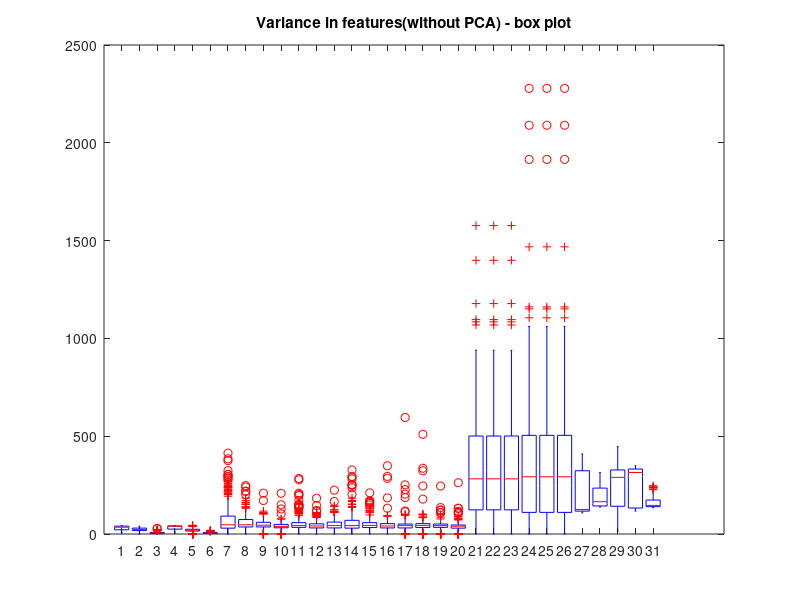
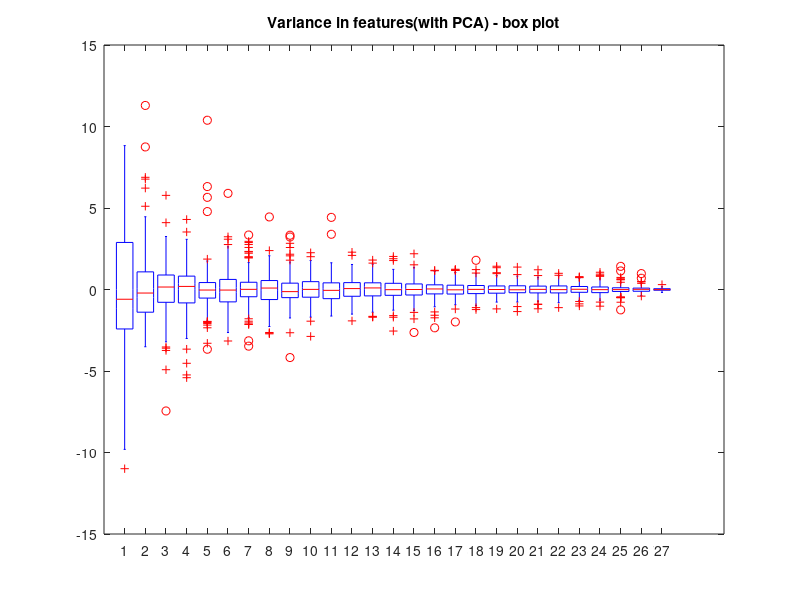

These charts were generated, in order, by the following MATLAB code: (Note: this script raises an error after producing the figures.)
% read in data
data_tmp = dlmread('features.csv');


data_X = data_tmp(:,1:end-1);
data_Y = data_tmp(:,end);

%%n-by-p data matrix data_X(162X20)5 function for each sensor
% Perform a principal component analysis of the data.
% [coefs,score,latent,tsquare] = princomp(zscore(data_X));
[coefs,score,latent,tsquare] = pca(zscore(data_X));

%COEFF is a p-by-p matrix (15X15), each column containing coefficients for one principal component. 
%'coeff' are the principal component vectors. These are the eigenvectors of the covariance matrix.
%The columns are in order of decreasing component variance.

%SCORE, the principal component scores(PC1,PC2,..PCp~PC32); that is, the representation of X in the principal component space. 
%Rows of SCORE correspond to observations, columns to components.

%latent -> a vector containing the eigenvalues of the covariance matrix of X

%%%%%%%%%%%%%%Variance Check START%%%%%%%%%%%%%%%%%%%%%
figure(1)
boxplot(data_X)
title('Variance in features(without PCA) - box plot')
figure(2)
boxplot(score)
title('Variance in features(with PCA) - box plot')
%%%%%%%%%%%%%%Variance Check END%%%%%%%%%%%%%%%%%%%%%

% sensors = {'al','ar', 'emgl', 'emgr', 'gl', 'gr', 'ol', 'or' };
% sensors_feature_count = {3, 23, 8, 8, 3, 23, 3 , 3};
% vbls = {};
% for i = 1:length(sensors)
%     tmp = cell2mat(sensors_feature_count(i));
%     for j = 1:tmp
%         name = strcat(sensors(i), num2str(j));
%         vbls = [vbls, {name}];
%     end
% end

vbls = {};
for i = 1:size(data_X, 2)
    val = strcat('X', num2str(i));
    val = char(val);
    vbls = [vbls, val];
end
obls = char(data_Y);

%%%%%%%%%%%%%%For first two Principal Components START%%%%%%%%%%%%%%%%%%%%%
figure(3)
biplot(coefs(:,1:2),'scores',score(:,1:2),'varlabels',vbls,'obsLabels',obls);
title('First two PC -- Biplot')
figure(6)
colors = jet(10);
gscatter(score(:,1),score(:,2),data_Y,colors,['.','.','.','.','.','.','.','.','.','.']);
title('First two PC -- ScatterPlot')
xlabel('PC1');
ylabel('PC2');
%%%%%%%%%%%%%%For first two Principal Components END%%%%%%%%%%%%%%%%%%%%%%%

% %%%%%%%%%%%%%%For first three Principal Components START%%%%%%%%%%%%%%%%%%%
figure(7)
biplot(coefs(:,1:3),'scores',score(:,1:3),'varlabels',vbls,'obsLabels',obls);
title('First three PC -- Biplot')
figure(8)
[unique_groups, ~, group_idx] = unique(data_Y);
num_groups = size(unique_groups, 1);
group_names = mat2cell( unique_groups, ones(1, num_groups), size(unique_groups, 2) );
scatter3(score(:,1),score(:,2),score(:,3),20,group_idx);
cmap = jet(num_groups);
colormap( cmap );
for ii = 1:size(cmap,1)
    p(ii) = patch(NaN, NaN, cmap(ii,:));
    lbl{ii} = num2str(unique_groups(ii));
end
legend(p,char(lbl));
xlabel('PC1');
ylabel('PC2');
zlabel('PC3');
title('First three PC -- ScatterPlot')
% %%%%%%%%%%%%%%For first three Principal Components END%%%%%%%%%%%%%%%%%%%%%

pca_features = [score(:,1:17) data_Y];
dlmwrite('pca_feature.csv',pca_features);
